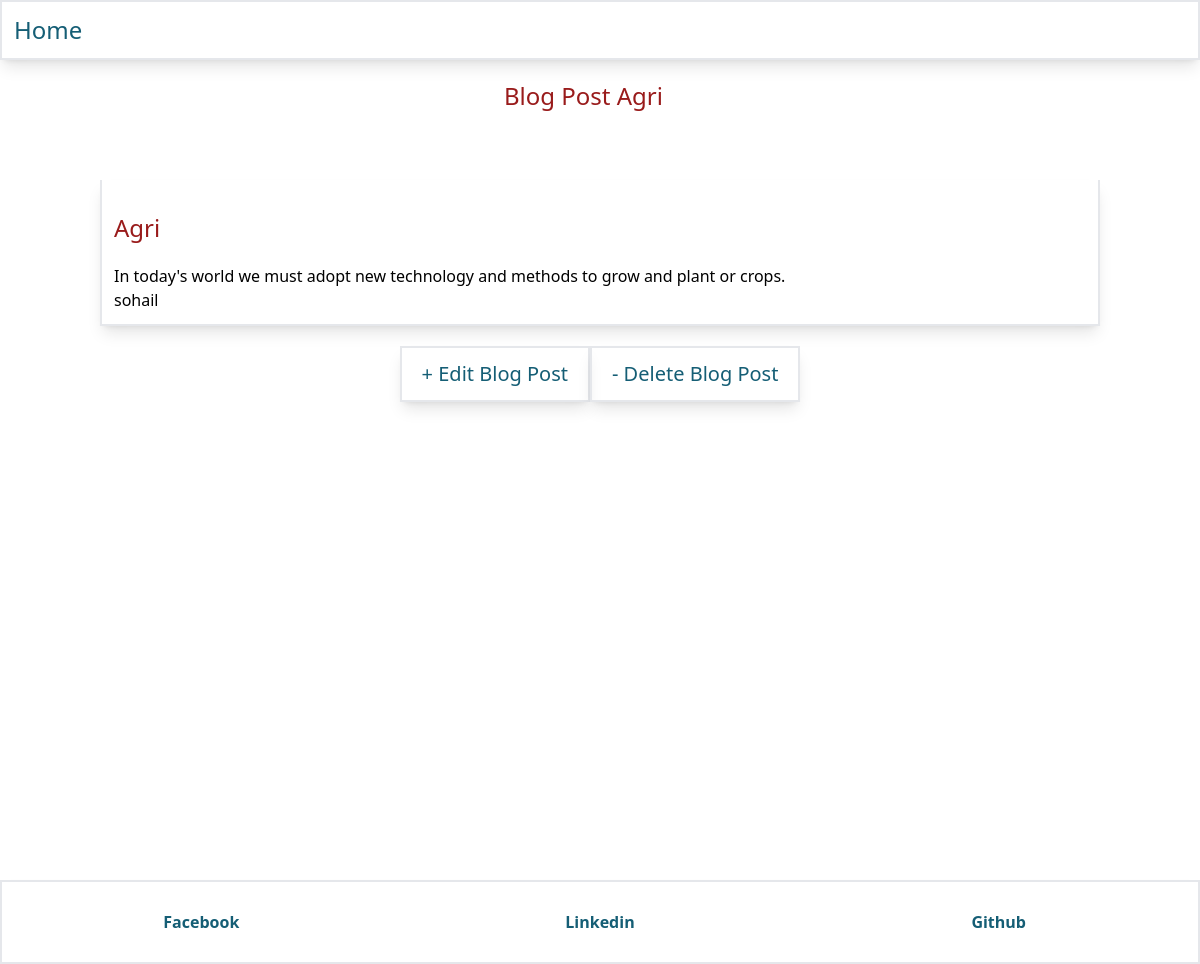
Screenshot of /post/9/ with the database file from the repository.
### blogs/models.py (models this page shows, shortened)
class Post(models.Model):
    title = models.CharField(max_length=200)
    description = models.CharField(max_length=400)
    auther = models.ForeignKey('auth.User', on_delete=models.CASCADE)
    body = models.TextField()
    created = models.DateTimeField(auto_now_add=True)
    updated = models.DateTimeField(auto_now=True)
    role = models.CharField(max_length=20, choices=BLOG_USER_CHOICES, default='owner')

### blogs/views.py (the view)
# urls.py: path('post/<int:post_pk>/', blog_detail_view,  name='blog_detail'),
def blog_detail_view(request, post_pk):
    post = Post.objects.filter(id=post_pk)
    post_title = post[0].title
    post_auther = post[0].auther
    post_body = post[0].body
    post_id = post[0].id
    template_name = 'detail.html'
    template_dict = {
        'post_title': post_title,
        'post_auther': post_auther,
        'post_body': post_body,
        'post_id': post_id
        }
    return render(request, template_name, template_dict)

### templates/detail.html (shortened to what this page needs)
{% extends 'base.html' %}
{% block content %}
<div class="h-20 my-5 mx-auto w-96 ">
    <h1 class="text-2xl text-red-800 my-5 mx-auto w-48  h-20">Blog Post {{post_title}}</h1>
</div>
<div class="flex justify-center">
   <div class="border-2 border-t-0 p-3 w-10/12 shadow-lg">
        <h2 class="text-2xl text-red-800 my-5">{{post_title}}</h2>
        <p>{{post_body}}</p>
        <p>{{post_auther}}</p>
    </div>
</div>
<div class="flex justify-center py-5">
    <a class="text-xl text-cyan-800 border-2 px-5 hover:text-red-800 py-3 px-5 shadow-lg" href="{% url 'blog_edit' post_id %}">+ Edit Blog Post</a>
    <a class="text-xl text-cyan-800 border-2 px-5 hover:text-red-800 py-3 px-5 shadow-lg block" href="{% url 'blog_delete' post_id %}">- Delete Blog Post</a>
</div>
{% endblock %}

### rows the page displays
Post: title "Agri", body "In today's world we must adopt new technology and methods to grow and plant or crops."

### other values shown
{{ post_auther }} "sohail"
